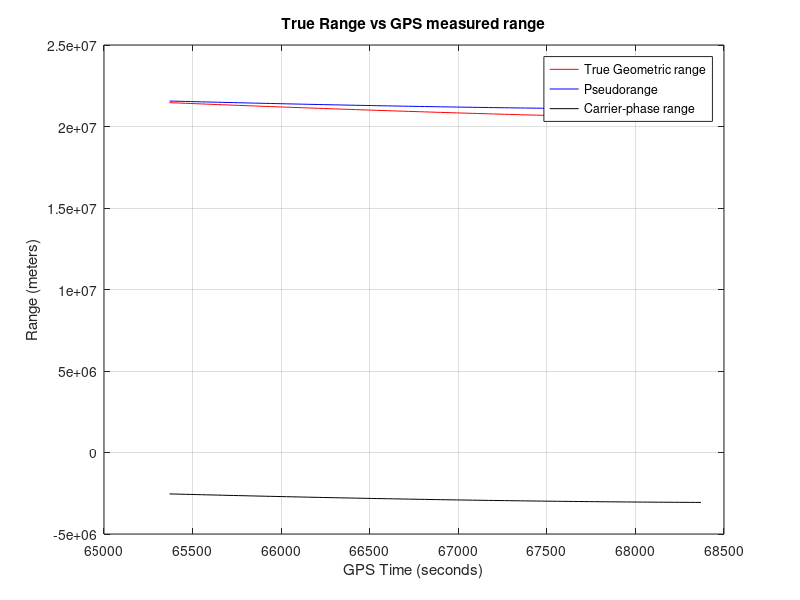
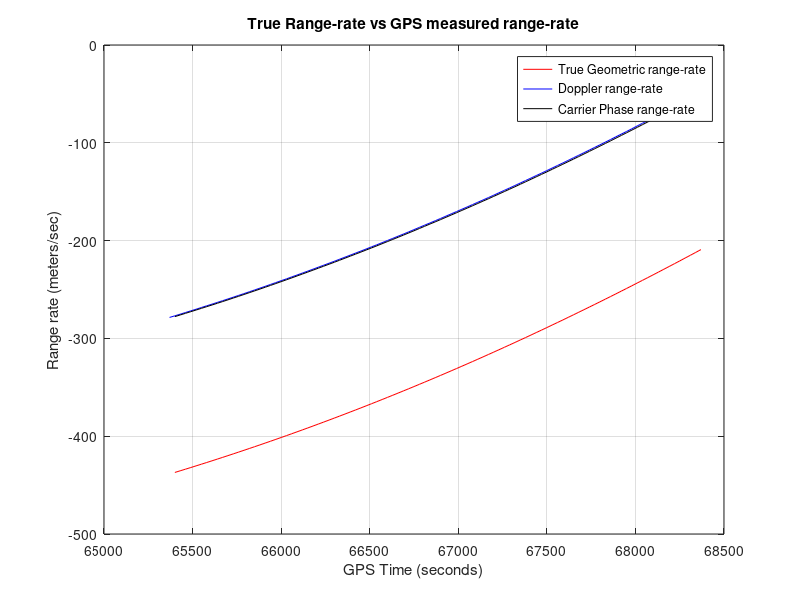
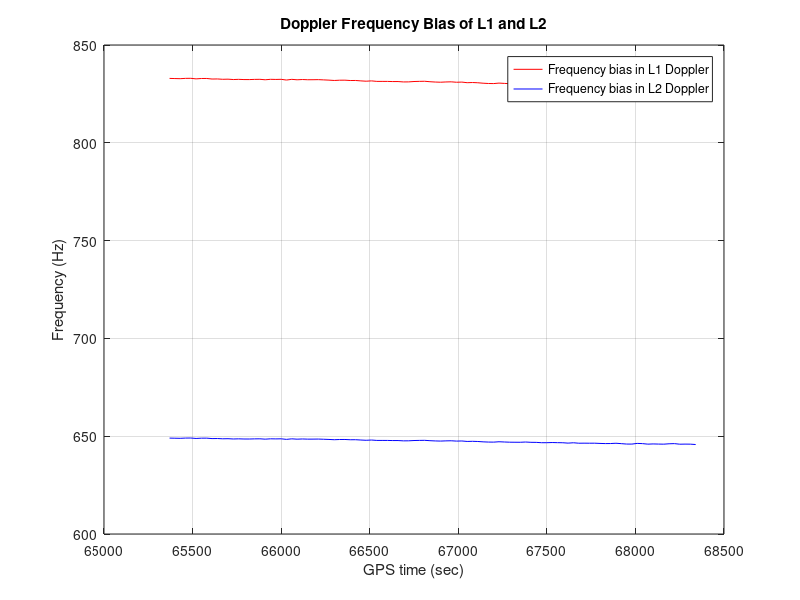
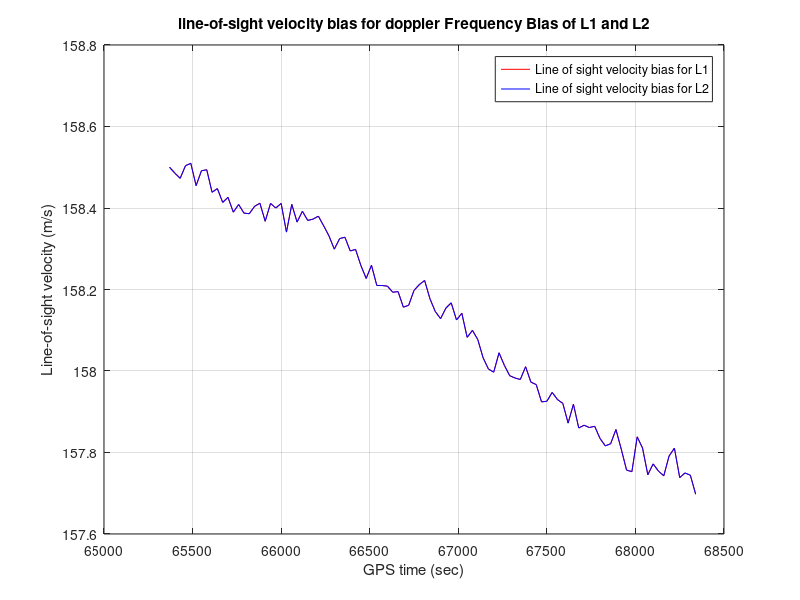

These charts were generated, in order, by the following MATLAB code:
% AAE 575. HW 3. Rizwan Qureshi.
% PROBLEM 1:

clear all; clc; close all;

load orbit0_sv_13.mat;
load rawdata_sv_13.mat;

c = 299792458;  % speed of light in [m/sec]
f1 = 1575.42e06;
f2 = 1227.60e06;
lamda1 = c/(1575.42e06);
lamda2 = c/(1227.60e06);

orbit_sv_13 = orbit0;
raw_data_sv_13 = rawdata;

GPS_t1 = raw_data_sv_13(:,1);   % [secs]

L1_P_range = raw_data_sv_13(:,2);   % [meters]
L2_P_range = raw_data_sv_13(:,3);   % [meters]
L1_C_phase = raw_data_sv_13(:,4);    % [cycles]  
L2_C_phase = raw_data_sv_13(:,5);    % [cycles]  
L1_D_freq = raw_data_sv_13(:,6);    % [Hz]   [i.e. cycles/second]
L2_D_freq = raw_data_sv_13(:,7);    % [Hz]

% Time when satellite PRN13 is tracked
GPS_t2 = orbit_sv_13(:,1);   % [secs]. GPS_t1 = GPS_t2

% Satellite PRN 13's x,y,z position coordinates:
x_s = orbit_sv_13(:,2);   % [meters]
y_s = orbit_sv_13(:,3);   % [meters]
z_s = orbit_sv_13(:,4);   % [meters]

% Location of Receiver which is on the GROUND:
x_R = -1288337.0539;    % [meters]
y_R = -4721990.4483;   % [meters]
z_R = 4078321.6617;    % [meters]


% 
% phi_star_L1 = f1^2/(f1^2-f2^2)*phi_L1 - f1*f2/(f1^2-f2^2)*phi_L2 
% or
% phi_star_L1 = 2.5457*phi_L1 - 1.9837*phi_L2; 

% PART 1:

%Compute True Geometric range (r(t)):
r_true = sqrt([(ones(1,101)'*x_R - x_s).^2 + (ones(1,101)'*y_R - y_s).^2 + (ones(1,101)'*z_R - z_s).^2]) ;  % TRUE Geometric range [meters]

% TRUE Geometric range rate:
True_Geometric_range_rate = diff(r_true)./diff(GPS_t1);  % [m/sec]

% Ionosphere free pseudorange
rho_star_R = 2.546*L1_P_range - 1.546*L2_P_range;   % [meters]

% A value:
A=((1227.6e6^2)*(1575.42e6^2)/(1227.6e6^2-1575.42e6^2))*(L1_P_range-L2_P_range);

% Pseudorange: rho_L1
pseudorange_at_L1 = [rho_star_R] + [A./(1575.42e6^2)];    % same as given L1_P_range variable!. L1_P_range is = L2_P_range for all purposes

% Ionosphere free carrier phase
phi_star_L1 = [2.5457*L1_C_phase] - [1.9837*L2_C_phase];   %[cycles]

% %Carrier phase range @ L1:
carrier_phase_range_L1 = lamda1* phi_star_L1;  % gives nearly SAME plot as Justin's formula

%Doppler range rate @ L1   JUSTIN proposed formula
doppler_range_rate_L1 = -lamda1*L1_D_freq;   % meters* cycles/sec = [meters/sec]

%phi_L1 range rate:
phi_L1_range_rate=(c/f1)*[diff(phi_star_L1)./diff(GPS_t1)];    %meters*(cyles/seconds) = [m/sec]

% phi_L1_range_rate=(c/f1)*[diff(L1_C_phase)./diff(GPS_t1)];  % gives SAME thing if I use phi_star_L1 !!!


% Part 2:

% Frequency bias for L1 and L2: Formula from slide W7-17: solve for f_b_s:

f_L1_bias = -L1_D_freq(1:length(True_Geometric_range_rate)) -True_Geometric_range_rate/lamda1;
f_L2_bias = -L2_D_freq(1:length(True_Geometric_range_rate)) -True_Geometric_range_rate/lamda2;

%Line of sight velocity for frequency bias L1 and L2
% L_of_sight_L1=f_L1_bias/f1;
% L_of_sight_L2=f_L2_bias/f2;

L_of_sight_L1=lamda1*f_L1_bias;    %[m/sec]
L_of_sight_L2=lamda2*f_L2_bias;   %[m/sec]


%Part 3:   

% Formula from 'Observables' PDF doc in 'PROBLEM 1' folder. See LAST page of 'Observables' PDF doc:

format long
% Receiver clock bias from pseudorange
receiver_bias_pseudo_r= [rho_star_R - r_true]/c;  % Solve for 'delta_t' [bias in seconds]
Receiver_clock_bias_rate=diff(receiver_bias_pseudo_r)./diff(GPS_t1);  %[dimensionless]


%Part 4: 

% Formula from 'GPS_Observables' PDF doc in 'PROBLEM 1' folder. See LAST page of 'Observables' PDF doc:

%Receiver clock bias from ionosphere-free carrier phase:

receiver_bias_carrier_phase = (1/f1)*[phi_star_L1 - r_true/lamda1];  % Solve for 'delta_t' [bias in seconds]
receiver_clock_biase_rate_phi = diff(receiver_bias_carrier_phase)./diff(GPS_t1);   % [dimensionless]

%Part 1:
figure(9)
plot(GPS_t1,r_true,'r')
hold on
plot(GPS_t1,pseudorange_at_L1,'b')
plot(GPS_t1,carrier_phase_range_L1,'k')
xlabel('GPS Time (seconds)')
ylabel('Range (meters)')
title('True Range vs GPS measured range')
legend('True Geometric range', 'Pseudorange', 'Carrier-phase range')
grid on

figure(10)
plot(GPS_t1(2:101),True_Geometric_range_rate,'r')
hold on
plot(GPS_t1,doppler_range_rate_L1,'b')
plot(GPS_t1(2:101),phi_L1_range_rate,'k')
xlabel('GPS Time (seconds)')
ylabel('Range rate (meters/sec)')
title('True Range-rate vs GPS measured range-rate')
legend('True Geometric range-rate','Doppler range-rate', 'Carrier Phase range-rate')
grid on

% Part 2:
figure(11)
plot(GPS_t1(1:100),f_L1_bias,'r')
hold on
plot(GPS_t1(1:100),f_L2_bias,'b')
title('Doppler Frequency Bias of L1 and L2')
xlabel('GPS time (sec)')
ylabel('Frequency (Hz)')
legend('Frequency bias in L1 Doppler', 'Frequency bias in L2 Doppler')
grid on

figure(12)
plot(GPS_t1(1:100),L_of_sight_L1,'r')
hold on
plot(GPS_t1(1:100),L_of_sight_L2,'b')
title('line-of-sight velocity bias for doppler Frequency Bias of L1 and L2')
xlabel('GPS time (sec)')
ylabel('Line-of-sight velocity (m/s)')
legend('Line of sight velocity bias for L1', 'Line of sight velocity bias for L2')
grid on

% 
%Part 3:
figure(13)
plot(GPS_t1,receiver_bias_pseudo_r,'r')
title('Receiver clock bias from ionosphere-free pseudorange measurement')
xlabel('GPS time (sec)')
ylabel('Receiver clock bias (seconds)')
grid on


figure(14)
plot(GPS_t1(1:100),Receiver_clock_bias_rate,'r')
title('Receiver Clock bias rate from ionosphere-free pseudorange measurement')
xlabel('GPS time (sec)')
ylabel('dimensionless quantity')
grid on

figure(15)
plot(GPS_t1(1:100),f_L1_bias,'r')
hold on
plot(GPS_t1(1:100),f1*Receiver_clock_bias_rate,'b')
title('Comparison of Receiver clock bias rate from iono-free pseudorange with Doppler frequency bias of L1')
xlabel('GPS time (sec)')
ylabel('[Hz]')
grid on
legend('Frequency bias in L1 Doppler', 'clock bias rate*(c/lamda_L_1)')

figure(16)
plot(GPS_t1(1:100),f_L2_bias,'r')
hold on
plot(GPS_t1(1:100),f2*Receiver_clock_bias_rate,'b')
title('Comparison of Receiver clock bias rate from iono-free pseudorange with Doppler frequency bias of L2')
xlabel('GPS time (sec)')
ylabel('[Hz]')
grid on
legend('Frequency bias in L2 Doppler', 'clock bias rate*(c/lamda_L_2)')

%Part 4:
figure(17)
plot(GPS_t1,receiver_bias_pseudo_r,'r')
hold on
plot(GPS_t1,receiver_bias_carrier_phase,'b')
title('Receiver clock bias from ionosphere-free pseudorange vs. ionosphere-free carrier phase measurement')
xlabel('GPS time (sec)')
ylabel('Receiver clock bias (seconds)')
legend('Receiver clock bias using ionosphere-free pseudorange','Receiver clock bias using ionosphere-free carrier phase')
grid on

figure(18)
plot(GPS_t1(1:100),f_L1_bias,'r')
hold on
plot(GPS_t1(1:100),f1*Receiver_clock_bias_rate,'b')
plot(GPS_t1(1:100),f1*receiver_clock_biase_rate_phi,'k')
title('Comparison of Receiver clock bias rate from iono-free pseudorange & iono-free carrier-phase with Doppler frequency bias of L1')
xlabel('GPS time (sec)')
ylabel('[Hz]')
grid on
legend('Frequency bias in L1 Doppler', 'Receiver clock bias rate*(c/lamda_L_1) from iono-free pseudorange','Receiver clock bias rate*(c/lamda_L_1) from iono-free carrier-phase')

figure(19)
plot(GPS_t1(1:100),f_L2_bias,'r')
hold on
plot(GPS_t1(1:100),f2*Receiver_clock_bias_rate,'b')
plot(GPS_t1(1:100),f2*receiver_clock_biase_rate_phi,'k')
title('Comparison of Receiver clock bias rate from iono-free pseudorange & iono-free carrier-phase with Doppler frequency bias of L2')
xlabel('GPS time (sec)')
ylabel('[Hz]')
grid on
legend('Frequency bias in L2 Doppler', 'Receiver clock bias rate*(c/lamda_L_2) from iono-free pseudorange','Receiver clock bias rate*(c/lamda_L_2) from iono-free carrier-phase')

